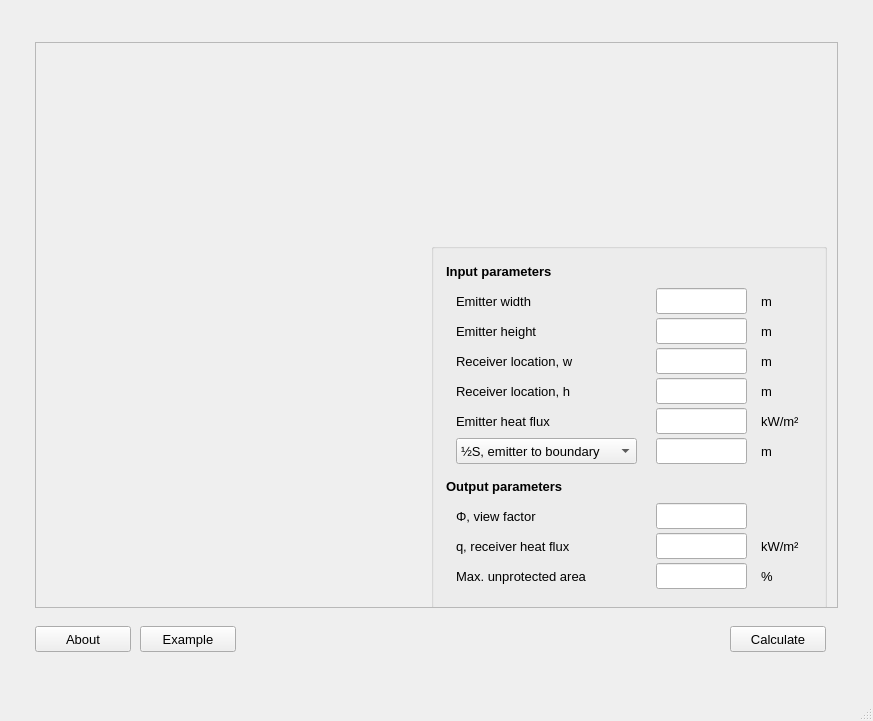
<?xml version="1.0" encoding="UTF-8"?>
<ui version="4.0">
 <class>MainWindow</class>
 <widget class="QMainWindow" name="MainWindow">
  <property name="geometry">
   <rect>
    <x>0</x>
    <y>0</y>
    <width>873</width>
    <height>721</height>
   </rect>
  </property>
  <property name="windowTitle">
   <string>MainWindow</string>
  </property>
  <widget class="QWidget" name="centralwidget">
   <layout class="QGridLayout" name="gridLayout">
    <property name="leftMargin">
     <number>35</number>
    </property>
    <property name="topMargin">
     <number>35</number>
    </property>
    <property name="rightMargin">
     <number>35</number>
    </property>
    <property name="bottomMargin">
     <number>35</number>
    </property>
    <item row="0" column="0">
     <widget class="QScrollArea" name="scrollArea">
      <property name="minimumSize">
       <size>
        <width>803</width>
        <height>566</height>
       </size>
      </property>
      <property name="maximumSize">
       <size>
        <width>803</width>
        <height>566</height>
       </size>
      </property>
      <property name="widgetResizable">
       <bool>true</bool>
      </property>
      <widget class="QWidget" name="scrollAreaWidgetContents">
       <property name="geometry">
        <rect>
         <x>0</x>
         <y>0</y>
         <width>801</width>
         <height>564</height>
        </rect>
       </property>
       <widget class="QWidget" name="widget" native="true">
        <property name="geometry">
         <rect>
          <x>0</x>
          <y>0</y>
          <width>796</width>
          <height>566</height>
         </rect>
        </property>
        <property name="minimumSize">
         <size>
          <width>796</width>
          <height>566</height>
         </size>
        </property>
        <property name="maximumSize">
         <size>
          <width>796</width>
          <height>566</height>
         </size>
        </property>
        <widget class="QLabel" name="label_image_page">
         <property name="geometry">
          <rect>
           <x>0</x>
           <y>0</y>
           <width>796</width>
           <height>566</height>
          </rect>
         </property>
         <property name="text">
          <string/>
         </property>
         <property name="pixmap">
          <pixmap>../../../../../../../Library/Mobile Documents/6LVTQB9699~com~seriflabs~affinitydesigner/Documents/FSEUTIL/png/0404_page_794_560.png</pixmap>
         </property>
        </widget>
        <widget class="QGroupBox" name="groupBox_in">
         <property name="geometry">
          <rect>
           <x>395</x>
           <y>200</y>
           <width>396</width>
           <height>366</height>
          </rect>
         </property>
         <property name="title">
          <string/>
         </property>
         <widget class="QLabel" name="label_unit_S_or_UA">
          <property name="geometry">
           <rect>
            <x>330</x>
            <y>195</y>
            <width>40</width>
            <height>26</height>
           </rect>
          </property>
          <property name="minimumSize">
           <size>
            <width>0</width>
            <height>0</height>
           </size>
          </property>
          <property name="maximumSize">
           <size>
            <width>16777215</width>
            <height>16777215</height>
           </size>
          </property>
          <property name="font">
           <font>
            <pointsize>10</pointsize>
           </font>
          </property>
          <property name="text">
           <string>m</string>
          </property>
         </widget>
         <widget class="QLabel" name="label_38">
          <property name="geometry">
           <rect>
            <x>330</x>
            <y>165</y>
            <width>40</width>
            <height>26</height>
           </rect>
          </property>
          <property name="minimumSize">
           <size>
            <width>0</width>
            <height>0</height>
           </size>
          </property>
          <property name="maximumSize">
           <size>
            <width>16777215</width>
            <height>16777215</height>
           </size>
          </property>
          <property name="font">
           <font>
            <pointsize>10</pointsize>
           </font>
          </property>
          <property name="text">
           <string>kW/m²</string>
          </property>
         </widget>
         <widget class="QLabel" name="label_39">
          <property name="geometry">
           <rect>
            <x>330</x>
            <y>75</y>
            <width>40</width>
            <height>26</height>
           </rect>
          </property>
          <property name="minimumSize">
           <size>
            <width>0</width>
            <height>0</height>
           </size>
          </property>
          <property name="maximumSize">
           <size>
            <width>16777215</width>
            <height>16777215</height>
           </size>
          </property>
          <property name="font">
           <font>
            <pointsize>10</pointsize>
           </font>
          </property>
          <property name="text">
           <string>m</string>
          </property>
         </widget>
         <widget class="QLabel" name="label_40">
          <property name="geometry">
           <rect>
            <x>330</x>
            <y>45</y>
            <width>40</width>
            <height>26</height>
           </rect>
          </property>
          <property name="minimumSize">
           <size>
            <width>0</width>
            <height>0</height>
           </size>
          </property>
          <property name="maximumSize">
           <size>
            <width>16777215</width>
            <height>16777215</height>
           </size>
          </property>
          <property name="font">
           <font>
            <pointsize>10</pointsize>
           </font>
          </property>
          <property name="text">
           <string>m</string>
          </property>
         </widget>
         <widget class="QLineEdit" name="lineEdit_W">
          <property name="geometry">
           <rect>
            <x>225</x>
            <y>45</y>
            <width>91</width>
            <height>26</height>
           </rect>
          </property>
          <property name="sizePolicy">
           <sizepolicy hsizetype="Fixed" vsizetype="Fixed">
            <horstretch>0</horstretch>
            <verstretch>0</verstretch>
           </sizepolicy>
          </property>
          <property name="minimumSize">
           <size>
            <width>0</width>
            <height>0</height>
           </size>
          </property>
          <property name="maximumSize">
           <size>
            <width>16777215</width>
            <height>16777215</height>
           </size>
          </property>
          <property name="baseSize">
           <size>
            <width>0</width>
            <height>0</height>
           </size>
          </property>
          <property name="font">
           <font>
            <pointsize>10</pointsize>
           </font>
          </property>
          <property name="toolTip">
           <string>Positive float.</string>
          </property>
          <property name="statusTip">
           <string>Positive float.</string>
          </property>
         </widget>
         <widget class="QLineEdit" name="lineEdit_H">
          <property name="geometry">
           <rect>
            <x>225</x>
            <y>75</y>
            <width>91</width>
            <height>26</height>
           </rect>
          </property>
          <property name="sizePolicy">
           <sizepolicy hsizetype="Fixed" vsizetype="Fixed">
            <horstretch>0</horstretch>
            <verstretch>0</verstretch>
           </sizepolicy>
          </property>
          <property name="minimumSize">
           <size>
            <width>0</width>
            <height>0</height>
           </size>
          </property>
          <property name="maximumSize">
           <size>
            <width>16777215</width>
            <height>16777215</height>
           </size>
          </property>
          <property name="baseSize">
           <size>
            <width>0</width>
            <height>0</height>
           </size>
          </property>
          <property name="font">
           <font>
            <pointsize>10</pointsize>
           </font>
          </property>
          <property name="toolTip">
           <string>Positive float.</string>
          </property>
          <property name="statusTip">
           <string>Positive float.</string>
          </property>
         </widget>
         <widget class="QLineEdit" name="lineEdit_S_or_UA">
          <property name="geometry">
           <rect>
            <x>225</x>
            <y>195</y>
            <width>91</width>
            <height>26</height>
           </rect>
          </property>
          <property name="sizePolicy">
           <sizepolicy hsizetype="Fixed" vsizetype="Fixed">
            <horstretch>0</horstretch>
            <verstretch>0</verstretch>
           </sizepolicy>
          </property>
          <property name="minimumSize">
           <size>
            <width>0</width>
            <height>0</height>
           </size>
          </property>
          <property name="maximumSize">
           <size>
            <width>16777215</width>
            <height>16777215</height>
           </size>
          </property>
          <property name="baseSize">
           <size>
            <width>0</width>
            <height>0</height>
           </size>
          </property>
          <property name="font">
           <font>
            <pointsize>10</pointsize>
           </font>
          </property>
          <property name="toolTip">
           <string>Positive float.</string>
          </property>
          <property name="statusTip">
           <string>Positive float.</string>
          </property>
         </widget>
         <widget class="QLineEdit" name="lineEdit_Q">
          <property name="geometry">
           <rect>
            <x>225</x>
            <y>165</y>
            <width>91</width>
            <height>26</height>
           </rect>
          </property>
          <property name="sizePolicy">
           <sizepolicy hsizetype="Fixed" vsizetype="Fixed">
            <horstretch>0</horstretch>
            <verstretch>0</verstretch>
           </sizepolicy>
          </property>
          <property name="minimumSize">
           <size>
            <width>0</width>
            <height>0</height>
           </size>
          </property>
          <property name="maximumSize">
           <size>
            <width>16777215</width>
            <height>16777215</height>
           </size>
          </property>
          <property name="baseSize">
           <size>
            <width>0</width>
            <height>0</height>
           </size>
          </property>
          <property name="font">
           <font>
            <pointsize>10</pointsize>
           </font>
          </property>
          <property name="toolTip">
           <string>Positive float. {'Reduced fire load': 84, 'Normal fire load': 168}.</string>
          </property>
          <property name="statusTip">
           <string>Positive float. {'Reduced fire load': 84, 'Normal fire load': 168}.</string>
          </property>
         </widget>
         <widget class="QLabel" name="label_24">
          <property name="geometry">
           <rect>
            <x>25</x>
            <y>165</y>
            <width>181</width>
            <height>26</height>
           </rect>
          </property>
          <property name="sizePolicy">
           <sizepolicy hsizetype="Fixed" vsizetype="Fixed">
            <horstretch>0</horstretch>
            <verstretch>0</verstretch>
           </sizepolicy>
          </property>
          <property name="minimumSize">
           <size>
            <width>0</width>
            <height>0</height>
           </size>
          </property>
          <property name="maximumSize">
           <size>
            <width>99999</width>
            <height>30</height>
           </size>
          </property>
          <property name="font">
           <font>
            <pointsize>10</pointsize>
           </font>
          </property>
          <property name="toolTip">
           <string>Heat flux of emitter.</string>
          </property>
          <property name="statusTip">
           <string>Heat flux of emitter.</string>
          </property>
          <property name="text">
           <string>Emitter heat flux</string>
          </property>
         </widget>
         <widget class="QLabel" name="label_28">
          <property name="geometry">
           <rect>
            <x>25</x>
            <y>75</y>
            <width>181</width>
            <height>26</height>
           </rect>
          </property>
          <property name="sizePolicy">
           <sizepolicy hsizetype="Fixed" vsizetype="Fixed">
            <horstretch>0</horstretch>
            <verstretch>0</verstretch>
           </sizepolicy>
          </property>
          <property name="minimumSize">
           <size>
            <width>0</width>
            <height>0</height>
           </size>
          </property>
          <property name="maximumSize">
           <size>
            <width>99999</width>
            <height>30</height>
           </size>
          </property>
          <property name="font">
           <font>
            <pointsize>10</pointsize>
           </font>
          </property>
          <property name="toolTip">
           <string>Height of emitter.</string>
          </property>
          <property name="statusTip">
           <string>Height of emitter.</string>
          </property>
          <property name="text">
           <string>Emitter height</string>
          </property>
         </widget>
         <widget class="QLabel" name="label_41">
          <property name="geometry">
           <rect>
            <x>25</x>
            <y>45</y>
            <width>181</width>
            <height>26</height>
           </rect>
          </property>
          <property name="minimumSize">
           <size>
            <width>0</width>
            <height>0</height>
           </size>
          </property>
          <property name="maximumSize">
           <size>
            <width>99999</width>
            <height>30</height>
           </size>
          </property>
          <property name="font">
           <font>
            <pointsize>10</pointsize>
           </font>
          </property>
          <property name="toolTip">
           <string>Width of emitter.</string>
          </property>
          <property name="statusTip">
           <string>Width of emitter.</string>
          </property>
          <property name="text">
           <string>Emitter width</string>
          </property>
         </widget>
         <widget class="QLabel" name="label_42">
          <property name="geometry">
           <rect>
            <x>25</x>
            <y>105</y>
            <width>181</width>
            <height>26</height>
           </rect>
          </property>
          <property name="minimumSize">
           <size>
            <width>0</width>
            <height>0</height>
           </size>
          </property>
          <property name="maximumSize">
           <size>
            <width>99999</width>
            <height>30</height>
           </size>
          </property>
          <property name="font">
           <font>
            <pointsize>10</pointsize>
           </font>
          </property>
          <property name="toolTip">
           <string>Receiver location 1.</string>
          </property>
          <property name="statusTip">
           <string>Receiver location 1.</string>
          </property>
          <property name="text">
           <string>Receiver location, w</string>
          </property>
         </widget>
         <widget class="QLabel" name="label_43">
          <property name="geometry">
           <rect>
            <x>25</x>
            <y>135</y>
            <width>181</width>
            <height>26</height>
           </rect>
          </property>
          <property name="minimumSize">
           <size>
            <width>0</width>
            <height>0</height>
           </size>
          </property>
          <property name="maximumSize">
           <size>
            <width>99999</width>
            <height>30</height>
           </size>
          </property>
          <property name="font">
           <font>
            <pointsize>10</pointsize>
           </font>
          </property>
          <property name="toolTip">
           <string>Receiver location 2.</string>
          </property>
          <property name="statusTip">
           <string>Receiver location 2.</string>
          </property>
          <property name="text">
           <string>Receiver location, h</string>
          </property>
         </widget>
         <widget class="QLineEdit" name="lineEdit_w">
          <property name="geometry">
           <rect>
            <x>225</x>
            <y>105</y>
            <width>91</width>
            <height>26</height>
           </rect>
          </property>
          <property name="sizePolicy">
           <sizepolicy hsizetype="Fixed" vsizetype="Fixed">
            <horstretch>0</horstretch>
            <verstretch>0</verstretch>
           </sizepolicy>
          </property>
          <property name="minimumSize">
           <size>
            <width>0</width>
            <height>0</height>
           </size>
          </property>
          <property name="maximumSize">
           <size>
            <width>16777215</width>
            <height>16777215</height>
           </size>
          </property>
          <property name="baseSize">
           <size>
            <width>0</width>
            <height>0</height>
           </size>
          </property>
          <property name="font">
           <font>
            <pointsize>10</pointsize>
           </font>
          </property>
          <property name="toolTip">
           <string>Positive float.</string>
          </property>
          <property name="statusTip">
           <string>Positive float.</string>
          </property>
         </widget>
         <widget class="QLineEdit" name="lineEdit_h">
          <property name="geometry">
           <rect>
            <x>225</x>
            <y>135</y>
            <width>91</width>
            <height>26</height>
           </rect>
          </property>
          <property name="sizePolicy">
           <sizepolicy hsizetype="Fixed" vsizetype="Fixed">
            <horstretch>0</horstretch>
            <verstretch>0</verstretch>
           </sizepolicy>
          </property>
          <property name="minimumSize">
           <size>
            <width>0</width>
            <height>0</height>
           </size>
          </property>
          <property name="maximumSize">
           <size>
            <width>16777215</width>
            <height>16777215</height>
           </size>
          </property>
          <property name="baseSize">
           <size>
            <width>0</width>
            <height>0</height>
           </size>
          </property>
          <property name="font">
           <font>
            <pointsize>10</pointsize>
           </font>
          </property>
          <property name="toolTip">
           <string>Positive float.</string>
          </property>
          <property name="statusTip">
           <string>Positive float.</string>
          </property>
         </widget>
         <widget class="QLabel" name="label_44">
          <property name="geometry">
           <rect>
            <x>330</x>
            <y>105</y>
            <width>40</width>
            <height>26</height>
           </rect>
          </property>
          <property name="minimumSize">
           <size>
            <width>0</width>
            <height>0</height>
           </size>
          </property>
          <property name="maximumSize">
           <size>
            <width>16777215</width>
            <height>16777215</height>
           </size>
          </property>
          <property name="font">
           <font>
            <pointsize>10</pointsize>
           </font>
          </property>
          <property name="text">
           <string>m</string>
          </property>
         </widget>
         <widget class="QLabel" name="label_45">
          <property name="geometry">
           <rect>
            <x>330</x>
            <y>135</y>
            <width>40</width>
            <height>26</height>
           </rect>
          </property>
          <property name="minimumSize">
           <size>
            <width>0</width>
            <height>0</height>
           </size>
          </property>
          <property name="maximumSize">
           <size>
            <width>16777215</width>
            <height>16777215</height>
           </size>
          </property>
          <property name="font">
           <font>
            <pointsize>10</pointsize>
           </font>
          </property>
          <property name="text">
           <string>m</string>
          </property>
         </widget>
         <widget class="QComboBox" name="comboBox_S_or_UA">
          <property name="geometry">
           <rect>
            <x>25</x>
            <y>195</y>
            <width>181</width>
            <height>26</height>
           </rect>
          </property>
          <property name="sizePolicy">
           <sizepolicy hsizetype="Preferred" vsizetype="Preferred">
            <horstretch>0</horstretch>
            <verstretch>0</verstretch>
           </sizepolicy>
          </property>
          <property name="minimumSize">
           <size>
            <width>0</width>
            <height>0</height>
           </size>
          </property>
          <property name="maximumSize">
           <size>
            <width>9999</width>
            <height>9999</height>
           </size>
          </property>
          <property name="font">
           <font>
            <pointsize>10</pointsize>
           </font>
          </property>
          <property name="toolTip">
           <string>This should be dealt within gui logic</string>
          </property>
          <property name="statusTip">
           <string>This should be dealt within gui logic</string>
          </property>
          <item>
           <property name="text">
            <string>½S, emitter to boundary</string>
           </property>
          </item>
          <item>
           <property name="text">
            <string>Unprotected area</string>
           </property>
          </item>
         </widget>
         <widget class="QLabel" name="label">
          <property name="geometry">
           <rect>
            <x>15</x>
            <y>15</y>
            <width>181</width>
            <height>26</height>
           </rect>
          </property>
          <property name="font">
           <font>
            <pointsize>10</pointsize>
            <weight>75</weight>
            <bold>true</bold>
           </font>
          </property>
          <property name="text">
           <string>Input parameters</string>
          </property>
         </widget>
         <widget class="QLineEdit" name="lineEdit_out_S_or_UA">
          <property name="geometry">
           <rect>
            <x>225</x>
            <y>320</y>
            <width>91</width>
            <height>26</height>
           </rect>
          </property>
          <property name="sizePolicy">
           <sizepolicy hsizetype="Fixed" vsizetype="Fixed">
            <horstretch>0</horstretch>
            <verstretch>0</verstretch>
           </sizepolicy>
          </property>
          <property name="minimumSize">
           <size>
            <width>0</width>
            <height>0</height>
           </size>
          </property>
          <property name="maximumSize">
           <size>
            <width>16777215</width>
            <height>16777215</height>
           </size>
          </property>
          <property name="font">
           <font>
            <pointsize>10</pointsize>
           </font>
          </property>
          <property name="toolTip">
           <string>Positive float.</string>
          </property>
          <property name="statusTip">
           <string>Positive float.</string>
          </property>
         </widget>
         <widget class="QLabel" name="label_out_q">
          <property name="geometry">
           <rect>
            <x>25</x>
            <y>290</y>
            <width>181</width>
            <height>26</height>
           </rect>
          </property>
          <property name="sizePolicy">
           <sizepolicy hsizetype="Fixed" vsizetype="Fixed">
            <horstretch>0</horstretch>
            <verstretch>0</verstretch>
           </sizepolicy>
          </property>
          <property name="minimumSize">
           <size>
            <width>20</width>
            <height>0</height>
           </size>
          </property>
          <property name="maximumSize">
           <size>
            <width>16777215</width>
            <height>16777215</height>
           </size>
          </property>
          <property name="font">
           <font>
            <pointsize>10</pointsize>
           </font>
          </property>
          <property name="toolTip">
           <string>Solved heat flux at receiver surface when 100 % unprotected.</string>
          </property>
          <property name="statusTip">
           <string>Solved heat flux at receiver surface when 100 % unprotected.</string>
          </property>
          <property name="text">
           <string>q, receiver heat flux</string>
          </property>
         </widget>
         <widget class="QLineEdit" name="lineEdit_out_Phi">
          <property name="geometry">
           <rect>
            <x>225</x>
            <y>260</y>
            <width>91</width>
            <height>26</height>
           </rect>
          </property>
          <property name="sizePolicy">
           <sizepolicy hsizetype="Fixed" vsizetype="Fixed">
            <horstretch>0</horstretch>
            <verstretch>0</verstretch>
           </sizepolicy>
          </property>
          <property name="minimumSize">
           <size>
            <width>0</width>
            <height>0</height>
           </size>
          </property>
          <property name="maximumSize">
           <size>
            <width>16777215</width>
            <height>16777215</height>
           </size>
          </property>
          <property name="font">
           <font>
            <pointsize>10</pointsize>
           </font>
          </property>
          <property name="toolTip">
           <string>Positive float.</string>
          </property>
          <property name="statusTip">
           <string>Positive float.</string>
          </property>
         </widget>
         <widget class="QLabel" name="label_out_Phi">
          <property name="geometry">
           <rect>
            <x>25</x>
            <y>260</y>
            <width>181</width>
            <height>26</height>
           </rect>
          </property>
          <property name="sizePolicy">
           <sizepolicy hsizetype="Fixed" vsizetype="Fixed">
            <horstretch>0</horstretch>
            <verstretch>0</verstretch>
           </sizepolicy>
          </property>
          <property name="minimumSize">
           <size>
            <width>40</width>
            <height>0</height>
           </size>
          </property>
          <property name="maximumSize">
           <size>
            <width>16777215</width>
            <height>16777215</height>
           </size>
          </property>
          <property name="font">
           <font>
            <pointsize>10</pointsize>
           </font>
          </property>
          <property name="toolTip">
           <string>Solved view factor.</string>
          </property>
          <property name="statusTip">
           <string>Solved view factor.</string>
          </property>
          <property name="text">
           <string>Φ, view factor</string>
          </property>
         </widget>
         <widget class="QLabel" name="label_out_q_unit">
          <property name="geometry">
           <rect>
            <x>330</x>
            <y>290</y>
            <width>50</width>
            <height>26</height>
           </rect>
          </property>
          <property name="font">
           <font>
            <pointsize>10</pointsize>
           </font>
          </property>
          <property name="text">
           <string>kW/m²</string>
          </property>
         </widget>
         <widget class="QLabel" name="label_out_S_or_UA">
          <property name="geometry">
           <rect>
            <x>25</x>
            <y>320</y>
            <width>181</width>
            <height>26</height>
           </rect>
          </property>
          <property name="sizePolicy">
           <sizepolicy hsizetype="Fixed" vsizetype="Fixed">
            <horstretch>0</horstretch>
            <verstretch>0</verstretch>
           </sizepolicy>
          </property>
          <property name="minimumSize">
           <size>
            <width>20</width>
            <height>0</height>
           </size>
          </property>
          <property name="maximumSize">
           <size>
            <width>16777215</width>
            <height>16777215</height>
           </size>
          </property>
          <property name="font">
           <font>
            <pointsize>10</pointsize>
           </font>
          </property>
          <property name="toolTip">
           <string>Solved maximum permissible unprotected area.</string>
          </property>
          <property name="statusTip">
           <string>Solved maximum permissible unprotected area.</string>
          </property>
          <property name="text">
           <string>Max. unprotected area</string>
          </property>
         </widget>
         <widget class="QLineEdit" name="lineEdit_out_q">
          <property name="geometry">
           <rect>
            <x>225</x>
            <y>290</y>
            <width>91</width>
            <height>26</height>
           </rect>
          </property>
          <property name="sizePolicy">
           <sizepolicy hsizetype="Fixed" vsizetype="Fixed">
            <horstretch>0</horstretch>
            <verstretch>0</verstretch>
           </sizepolicy>
          </property>
          <property name="minimumSize">
           <size>
            <width>0</width>
            <height>0</height>
           </size>
          </property>
          <property name="maximumSize">
           <size>
            <width>16777215</width>
            <height>16777215</height>
           </size>
          </property>
          <property name="font">
           <font>
            <pointsize>10</pointsize>
           </font>
          </property>
          <property name="toolTip">
           <string>Positive float.</string>
          </property>
          <property name="statusTip">
           <string>Positive float.</string>
          </property>
         </widget>
         <widget class="QLabel" name="label_out_S_or_UA_unit">
          <property name="geometry">
           <rect>
            <x>330</x>
            <y>320</y>
            <width>50</width>
            <height>26</height>
           </rect>
          </property>
          <property name="font">
           <font>
            <pointsize>10</pointsize>
           </font>
          </property>
          <property name="text">
           <string>%</string>
          </property>
         </widget>
         <widget class="QLabel" name="label_2">
          <property name="geometry">
           <rect>
            <x>15</x>
            <y>230</y>
            <width>181</width>
            <height>26</height>
           </rect>
          </property>
          <property name="font">
           <font>
            <pointsize>10</pointsize>
            <weight>75</weight>
            <bold>true</bold>
           </font>
          </property>
          <property name="text">
           <string>Output parameters</string>
          </property>
         </widget>
        </widget>
        <widget class="QLabel" name="label_image_figure">
         <property name="geometry">
          <rect>
           <x>15</x>
           <y>0</y>
           <width>342</width>
           <height>284</height>
          </rect>
         </property>
         <property name="text">
          <string/>
         </property>
         <property name="pixmap">
          <pixmap>../../../../../../../Library/Mobile Documents/6LVTQB9699~com~seriflabs~affinitydesigner/Documents/FSEUTIL/png/0404_figure_342_284.png</pixmap>
         </property>
        </widget>
       </widget>
      </widget>
     </widget>
    </item>
    <item row="1" column="0">
     <widget class="QWidget" name="widget_2" native="true">
      <property name="minimumSize">
       <size>
        <width>791</width>
        <height>36</height>
       </size>
      </property>
      <property name="maximumSize">
       <size>
        <width>791</width>
        <height>36</height>
       </size>
      </property>
      <widget class="QPushButton" name="pushButton_example">
       <property name="geometry">
        <rect>
         <x>105</x>
         <y>5</y>
         <width>96</width>
         <height>26</height>
        </rect>
       </property>
       <property name="font">
        <font>
         <pointsize>10</pointsize>
        </font>
       </property>
       <property name="toolTip">
        <string>Click to generate example input parameters.</string>
       </property>
       <property name="statusTip">
        <string>Click to generate example input parameters.</string>
       </property>
       <property name="text">
        <string>Example</string>
       </property>
      </widget>
      <widget class="QPushButton" name="pushButton_ok">
       <property name="geometry">
        <rect>
         <x>695</x>
         <y>5</y>
         <width>96</width>
         <height>26</height>
        </rect>
       </property>
       <property name="font">
        <font>
         <pointsize>10</pointsize>
        </font>
       </property>
       <property name="toolTip">
        <string>Click (or press Enter) to calculate.</string>
       </property>
       <property name="statusTip">
        <string>Click (or press Enter) to calculate.</string>
       </property>
       <property name="text">
        <string>Calculate</string>
       </property>
      </widget>
      <widget class="QPushButton" name="pushButton_about">
       <property name="geometry">
        <rect>
         <x>0</x>
         <y>5</y>
         <width>96</width>
         <height>26</height>
        </rect>
       </property>
       <property name="font">
        <font>
         <pointsize>10</pointsize>
        </font>
       </property>
       <property name="toolTip">
        <string>Click to generate example input parameters.</string>
       </property>
       <property name="statusTip">
        <string>Click to generate example input parameters.</string>
       </property>
       <property name="text">
        <string>About</string>
       </property>
      </widget>
     </widget>
    </item>
   </layout>
  </widget>
  <widget class="QMenuBar" name="menubar">
   <property name="geometry">
    <rect>
     <x>0</x>
     <y>0</y>
     <width>873</width>
     <height>22</height>
    </rect>
   </property>
  </widget>
  <widget class="QStatusBar" name="statusbar"/>
 </widget>
 <tabstops>
  <tabstop>lineEdit_W</tabstop>
  <tabstop>lineEdit_H</tabstop>
  <tabstop>lineEdit_w</tabstop>
  <tabstop>lineEdit_h</tabstop>
  <tabstop>lineEdit_Q</tabstop>
  <tabstop>comboBox_S_or_UA</tabstop>
  <tabstop>lineEdit_S_or_UA</tabstop>
  <tabstop>lineEdit_out_Phi</tabstop>
  <tabstop>lineEdit_out_q</tabstop>
  <tabstop>lineEdit_out_S_or_UA</tabstop>
  <tabstop>pushButton_ok</tabstop>
  <tabstop>pushButton_example</tabstop>
 </tabstops>
 <resources/>
 <connections/>
</ui>
